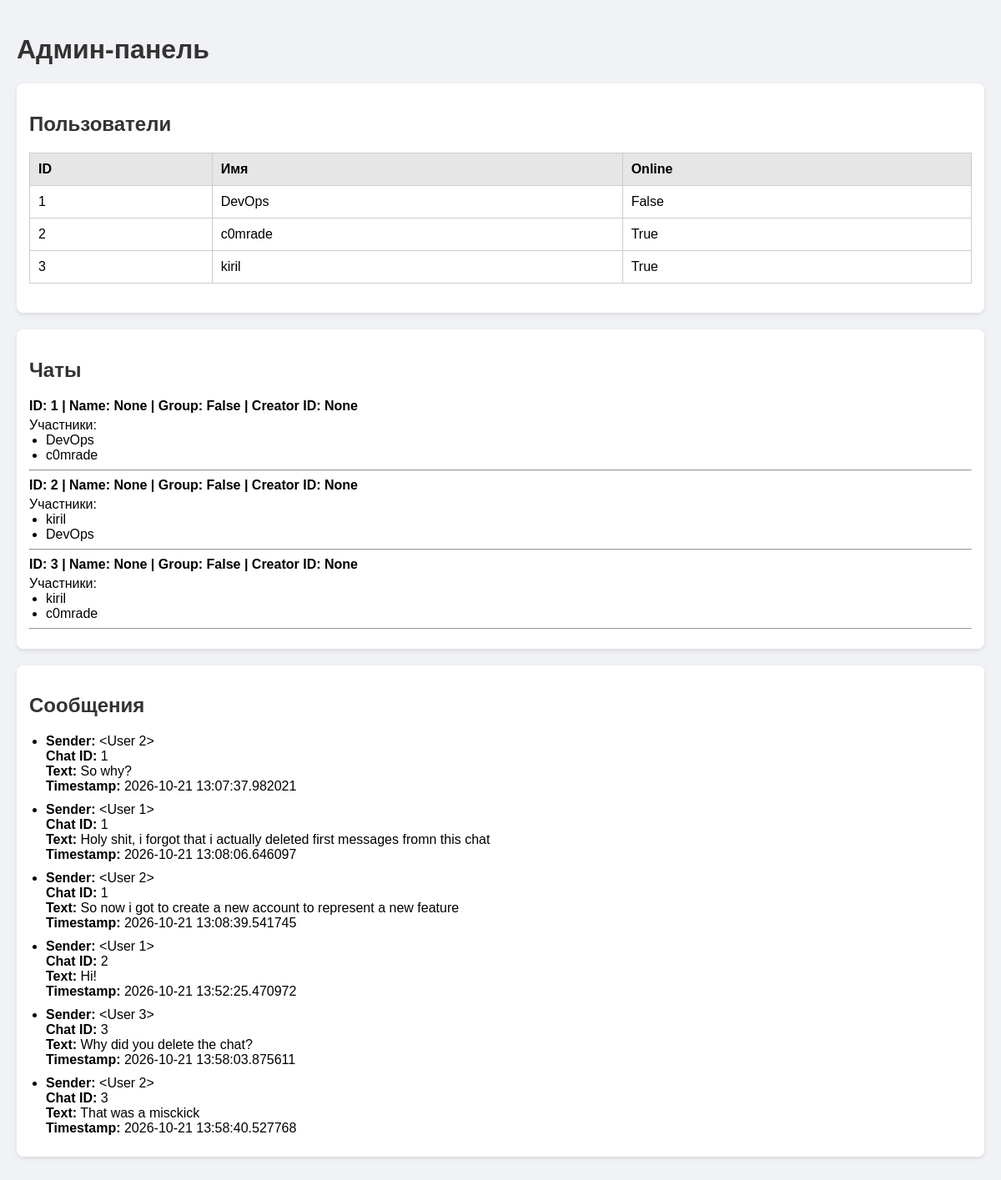
The page /admin on the database its author committed.
### backend/stuff/db.py (models this page shows, shortened)
class User(db.Model):
    __tablename__ = 'users'
    _id = db.Column(db.Integer, primary_key=True)
    name = db.Column(db.String(100), nullable=False, unique=True)  # можно 150, если нужно
    password = db.Column(db.String(512), nullable=False)
    messages = db.relationship('Message', back_populates='sender', lazy=True)
    isActive = db.Column(db.Boolean, default=False)

class Message(db.Model):
    __tablename__ = 'messages'
    _id = db.Column(db.Integer, primary_key=True)
    chat_id = db.Column(db.Integer, db.ForeignKey('chats._id'), nullable=False)
    sender_id = db.Column(db.Integer, db.ForeignKey('users._id'), default=None, nullable=True)  # может быть None для системных сообщений
    text = db.Column(db.Text, nullable=False)  # Text вместо String
    timestamp = db.Column(db.DateTime, default=datetime.utcnow)
    sender = db.relationship('User', back_populates='messages')

### backend/stuff/routes.py (the view)
    @app.route('/admin')
    def admin():
        users_list = User.query.all()
        message_list = Message.query.all()
        chats_raw = Chat.query.all()
        chats = []
        for chat in chats_raw:
            participant_names = []
            for p in chat.participants:
                if p.user:
                    participant_names.append(p.user.name)
                else:
                    print(f"Warning: ChatParticipant {p._id} has no valid user")
            chats.append({
                "id": chat._id,
                "name": chat.name,
                "is_group": chat.is_group,
                "creator_id": chat.creator_id,
                "participants": participant_names
            })
        return render_template("Users.html", users=users_list, chats=chats, messages=message_list)

### backend/stuff/templates/Users.html (shortened to what this page needs)
<!DOCTYPE html>
<html lang="ru">
<head>
</head>
<body>
    <h1>Админ-панель</h1>
    <div class="card">
        <h2>Пользователи</h2>
        <table>
            <thead>
                <tr>
                    <th>ID</th>
                    <th>Имя</th>
                    <th>Online</th>
                </tr>
            </thead>
            <tbody>
                {% for user in users %}
                <tr>
                    <td>{{ user._id }}</td>
                    <td>{{ user.name }}</td>
                    <td>{{ user.isActive }}</td>
                </tr>
                {% else %}
                <tr>
                    <td colspan="2">Пользователи не найдены</td>
                </tr>
                {% endfor %}
            </tbody>
        </table>
    </div>
    <div class="card">
        <h2>Чаты</h2>
        {% for chat in chats %}
        <div class="chat-header">ID: {{ chat.id }} | Name: {{ chat.name }} | Group: {{ chat.is_group }} | Creator ID: {{ chat.creator_id }}</div>
        <span>Участники:</span>
        <ul>
            {% for name in chat.participants %}
                <li>{{ name }}</li>
            {% endfor %}
        </ul>
        <hr>
        {% endfor %}
    </div>
    <div class="card">
        <h2>Сообщения</h2>
        <ul class="message-list">
            {% for msg in messages %}
            <li>
                <strong>Sender:</strong> {{ msg.sender }}<br>
                <strong>Chat ID:</strong> {{ msg.chat_id }}<br>
                <strong>Text:</strong> {{ msg.text }}<br>
                <strong>Timestamp:</strong> {{ msg.timestamp }}<br>
            </li>
            {% else %}
            <li>Сообщений нет</li>
            {% endfor %}
        </ul>
    </div>
</body>
</html>

### backend/stuff/templates/Users.html (style rules this page uses)
body { font-family: Arial, sans-serif; background-color: #f0f2f5; margin: 0; padding: 20px; }
h1, h2, h3 { color: #333; }
table { width: 100%; border-collapse: collapse; margin-bottom: 20px; }
table, th, td { border: 1px solid #ccc; }
th, td { padding: 10px; text-align: left; }
th { background-color: #e6e6e6; }
.card { background-color: white; border-radius: 8px; padding: 15px; margin-bottom: 20px; box-shadow: 0 2px 5px rgba(0,0,0,0.1); }
ul { margin: 0; padding-left: 20px; }
.chat-header { font-weight: bold; margin-bottom: 5px; }
.message-list li { margin-bottom: 10px; }

### rows shown on the page
User: _id "1", name "DevOps", isActive "False"
User: _id "2", name "c0mrade", isActive "True"
User: _id "3", name "kiril", isActive "True"
Message: sender "<User 2>", chat_id "1", text "So why?", timestamp "2026-10-21 13:07:37.982021"
Message: sender "<User 1>", chat_id "1", text "Holy shit, i forgot that i actually deleted first messages fromn this chat", timestamp "2026-10-21 13:08:06.646097"
Message: sender "<User 2>", chat_id "1", text "So now i got to create a new account to represent a new feature", timestamp "2026-10-21 13:08:39.541745"
Message: sender "<User 1>", chat_id "2", text "Hi!", timestamp "2026-10-21 13:52:25.470972"
Message: sender "<User 3>", chat_id "3", text "Why did you delete the chat?", timestamp "2026-10-21 13:58:03.875611"
Message: sender "<User 2>", chat_id "3", text "That was a misckick", timestamp "2026-10-21 13:58:40.527768"

### other values the page prints
{{ chat.id }} "1" "2" "3"
{{ chat.name }} "None" "None" "None"
{{ chat.is_group }} "False" "False" "False"
{{ chat.creator_id }} "None" "None" "None"
